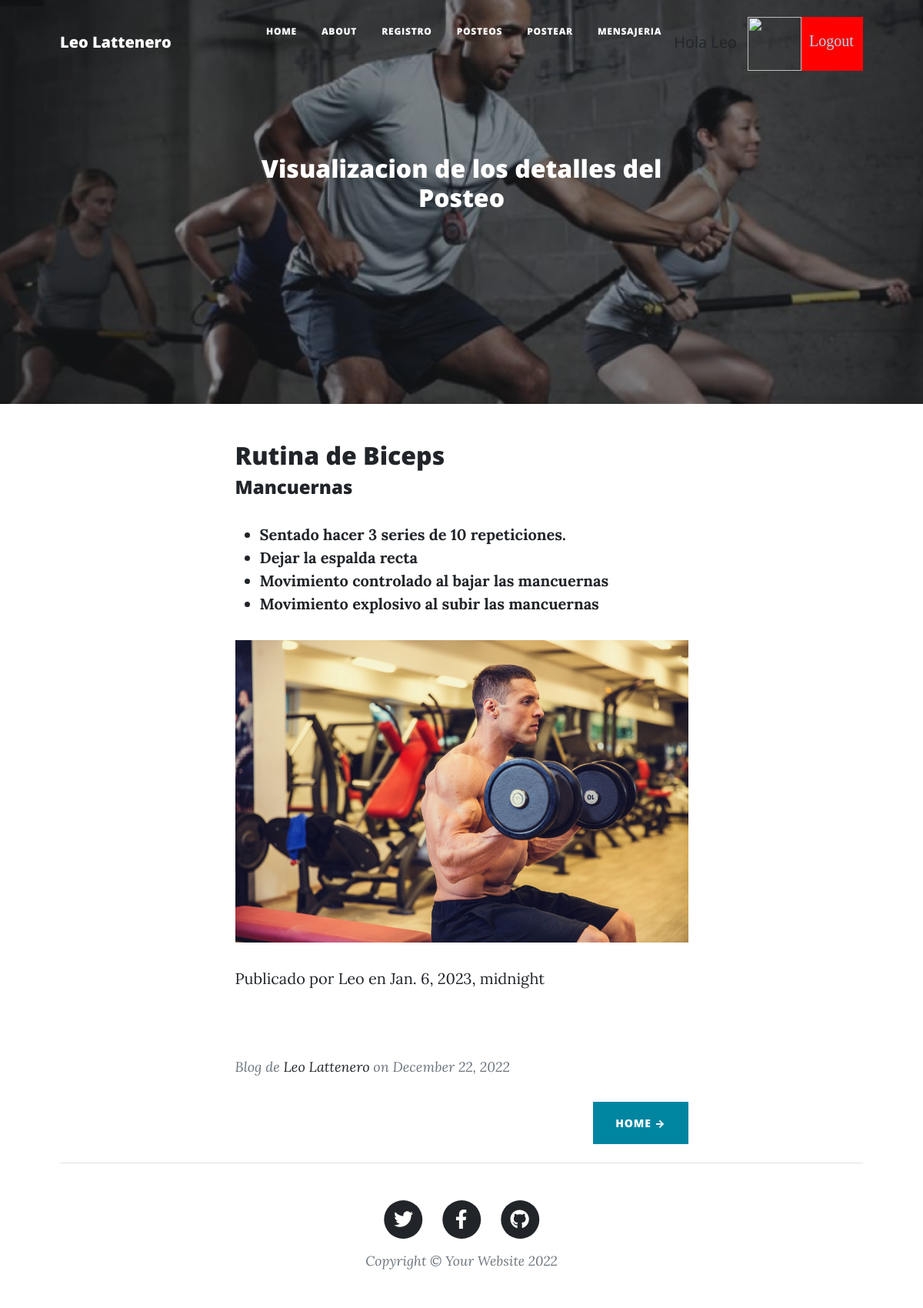
The page /post/74 (signed in) on the database its author committed.
### AppRutinas/models.py (models this page shows, shortened)
class Posteo(models.Model):
    titulo = models.CharField(max_length=255)
    subtitulo = models.CharField(max_length=255)
    imagen = models.ImageField(upload_to='media', blank=True)
    cuerpo = RichTextUploadingField() # CKEditor Rich Text Field
    autor = models.CharField(max_length=255)
    fecha = models.DateTimeField(default='2020-11-1')

### AppRutinas/views.py (the view)
# urls.py: path("post/<id>", post, name = "post"),
@login_required
def post(request, id):
    publicacion = Posteo.objects.get(id = id)
    return render(request, "post.html", {"publicacion" : publicacion, "mensaje": "Visualizacion de los detalles del Posteo", "imagen": obtenerAvatar(request)})

### AppLogin/views.py (called while the page is built)
def obtenerAvatar(request):
    if request.user.is_authenticated:
        lista=Avatar.objects.filter(user=request.user)
        if len(lista)!=0:
            imagen=lista[0].imagen.url
        else:
            imagen="/media/avatares/avatarpordefecto.jpg"
        return imagen

### AppRutinas/templates/post.html
{% extends "indexR.html" %}
{% load static %}
{% block titulo %}
    <h2 class="mb-5"> {{ mensaje }}  </h2>
{% endblock %}
{% block contenido_que_cambia %}
    <article class="mb-4">
        <div class="container px-4 px-lg-5">
            <div class="row gx-4 gx-lg-5 justify-content-center">
                <div class="col-md-10 col-lg-8 col-xl-7">
                    <h2 class="post-title">{{ publicacion.titulo }}</h2>
                    <h4 class="post-subtitle">{{ publicacion.subtitulo }}</h3>
                    <p>{{ publicacion.cuerpo | safe }}</p>
                    <img class="img-fluid" src= "{{ publicacion.imagen.url }}" alt="..." /></a>
                    <p class="post-meta">
                        Publicado por {{ publicacion.autor }}
                        en {{ publicacion.fecha }}
                    </p>
                </div>
            </div>
        </div>
    </article>
{% endblock %}

### AppRutinas/templates/indexR.html (shortened to what this page needs)
<!DOCTYPE html>
<html lang="en">
    <head>
        {% load static %}
        <link href="{% static 'css/styles.css' %}" rel="stylesheet" />
    </head>
    <body>
        <nav class="navbar navbar-expand-lg navbar-light" id="mainNav">
            <div class="container px-4 px-lg-5">
                <a class="navbar-brand" href="index.html">Leo Lattenero </a>
                <div class="collapse navbar-collapse" id="navbarResponsive">
                    <ul class="navbar-nav ms-auto py-4 py-lg-0">
                        <li class="nav-item"><a class="nav-link px-lg-3 py-3 py-lg-4" href="{% url 'inicioRut' %}">Home</a></li>
                        <li class="nav-item"><a class="nav-link px-lg-3 py-3 py-lg-4" href="{% url 'about' %}">About</a></li>
                        <li class="nav-item"><a class="nav-link px-lg-3 py-3 py-lg-4" href="{% url 'register' %}">Registro</a></li>
                        {% if user.is_authenticated %}
                        <li class="nav-item"><a class="nav-link px-lg-3 py-3 py-lg-4" href="{% url 'posteos' %}">Posteos</a></li>
                        <li class="nav-item"><a class="nav-link px-lg-3 py-3 py-lg-4" href="{% url 'posteoForm' %}">Postear</a></li>
                        <li class="nav-item"><a class="nav-link px-lg-3 py-3 py-lg-4" href="{% url 'mensajeFormulario' %}">Mensajeria</a></li>
                        <p> Hola   {{ user.username }}</p>
                        <img src="{{ imagen }}" class="img" alt="">
                        <a class="bot2" href="{% url 'logout' %}">Logout</a>
                        {% else %}
                        <a class="bot" href="{% url 'login' %}">Login</a>
                        {% endif %}
                    </ul>
                </div>
            </div>
        </nav>
        <header class="masthead" style="background-image: url('/static/assets/img/entrenamiento.png')">
            <div class="container position-relative px-4 px-lg-5">
                <div class="row gx-4 gx-lg-5 justify-content-center">
                    <div class="col-md-10 col-lg-8 col-xl-7">
                        <div class="site-heading">
                            {% block titulo %}
                            {% endblock %}
                        </div>
                    </div>
                </div>
            </div>
        </header>
        {% block contenido_que_cambia %}
        {% endblock %}
        <div class="container px-4 px-lg-5">
            <div class="row gx-4 gx-lg-5 justify-content-center">
                <div class="col-md-10 col-lg-8 col-xl-7">
                    <div class="post-preview">
                        <p class="post-meta">
                            Blog de
                            <a href="{% url 'about' %}">Leo Lattenero </a>
                            on December 22, 2022
                        </p>
                    <div class="d-flex justify-content-end mb-4"><a class="btn btn-primary text-uppercase" href="{% url 'inicioRut' %}"> Home →</a></div>
                </div>
            </div>
        </div>
        <footer class="border-top">
            <div class="container px-4 px-lg-5">
                <div class="row gx-4 gx-lg-5 justify-content-center">
                    <div class="col-md-10 col-lg-8 col-xl-7">
                        <ul class="list-inline text-center">
                            <li class="list-inline-item">
                                <a href="https://twitter.com/LeonardoLatten1" target="_blank">
                                    <span class="fa-stack fa-lg">
                                        <i class="fas fa-circle fa-stack-2x"></i>
                                        <i class="fab fa-twitter fa-stack-1x fa-inverse"></i>
                                    </span>
                                </a>
                            </li>
                            <li class="list-inline-item">
                                <a href="https://www.facebook.com/leonardo.lattenero" target="_blank">
                                    <span class="fa-stack fa-lg">
                                        <i class="fas fa-circle fa-stack-2x"></i>
                                        <i class="fab fa-facebook-f fa-stack-1x fa-inverse" ></i>
                                    </span>
                                </a>
                            </li>
                            <li class="list-inline-item">
                                <a href="https://github.com/LeoLatt" target="_blank">
                                    <span class="fa-stack fa-lg">
                                        <i class="fas fa-circle fa-stack-2x"></i>
                                        <i class="fab fa-github fa-stack-1x fa-inverse"></i>
                                    </span>
                                </a>
                            </li>
                        </ul>
                        <div class="small text-center text-muted fst-italic">Copyright &copy; Your Website 2022</div>
                    </div>
                </div>
            </div>
        </footer>
    </body>
</html>

### AppRutinas/templates/indexR.html (style rules this page uses)
.img { margin-top: 14px; margin-left: 14px; width: 70px; height: 70px; }
.bot2 { display: inline-block; margin-top: 14px; background-color: red; font-family:'Times New Roman', Times, serif; width: 80px; height: 70px; padding: 16px 10px; color:lightblue; }

### rows shown on the page
Posteo: titulo "Rutina de Biceps", subtitulo "Mancuernas", cuerpo "Sentado hacer 3 series de 10 repeticiones. Dejar la espalda recta Movimiento controlado al bajar las mancuernas Movimiento explosivo al subir las mancuernas", imagen (picture), autor "Leo", fecha "Jan. 6, 2023, midnight"

### other values the page prints
{{ user.username }} "Leo"
{{ mensaje }} "Visualizacion de los detalles del Posteo"
